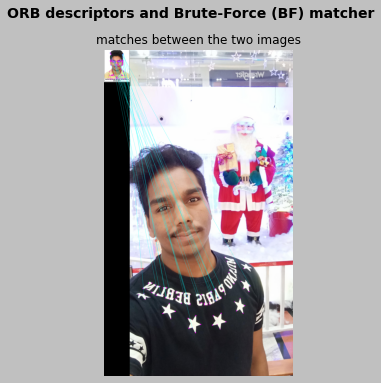

The script that drew this image:
#!/usr/bin/env python3
# -*- coding: utf-8 -*-
"""
Created on Fri Sep 25 08:21:58 2020

@author: pavankunchala
"""

# Import required packages:
import cv2
from matplotlib import pyplot as plt


def show_img_with_matplotlib(color_img, title, pos):
    """ Shows an image using matplotlib capabilities """

    # Convert BGR image to RGB
    img_RGB = color_img[:, :, ::-1]

    ax = plt.subplot(1, 1, pos)
    plt.imshow(img_RGB)
    plt.title(title)
    plt.axis('off')


# Create the dimensions of the figure and set title:
fig = plt.figure(figsize=(8, 6))
plt.suptitle("ORB descriptors and Brute-Force (BF) matcher", fontsize=14, fontweight='bold')
fig.patch.set_facecolor('silver')

#query and scence
query = cv2.imread('img1.jpg')
scene = cv2.imread('img2.png')

#initating orb detecor
orb = cv2.ORB_create()

#detectors and keypointa

keypoints_1, descriptors_1 = orb.detectAndCompute(query, None)
keypoints_2, descriptors_2 = orb.detectAndCompute(scene, None)

#BF Matcher 
#brute force marcher

bf_matcher = cv2.BFMatcher(cv2.NORM_HAMMING, crossCheck=True)

#match  descriptors
bf_matches = bf_matcher.match(descriptors_1, descriptors_2)

# Sort the matches in the order of their distance:
bf_matches = sorted(bf_matches, key=lambda x: x.distance)

# Draw first 20 matches:
result = cv2.drawMatches(query, keypoints_1, scene, keypoints_2, bf_matches[:20], None,
                         matchColor=(255, 255, 0), singlePointColor=(255, 0, 255), flags=0)

# Plot the images:
show_img_with_matplotlib(result, "matches between the two images", 1)

# Show the Figure:
plt.show()
